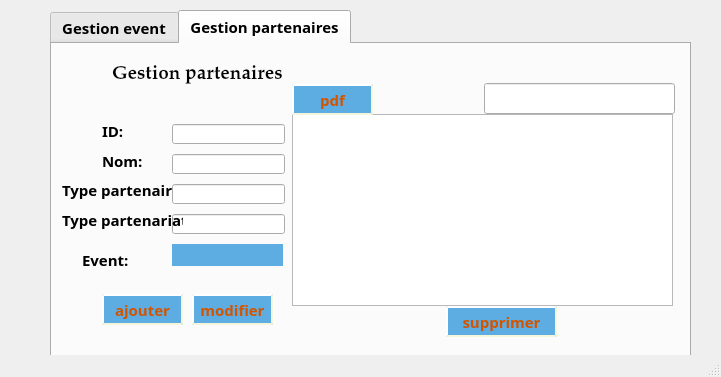
<?xml version="1.0" encoding="UTF-8"?>
<ui version="4.0">
 <class>MainWindow</class>
 <widget class="QMainWindow" name="MainWindow">
  <property name="geometry">
   <rect>
    <x>0</x>
    <y>0</y>
    <width>721</width>
    <height>377</height>
   </rect>
  </property>
  <property name="windowTitle">
   <string>MainWindow</string>
  </property>
  <property name="styleSheet">
   <string notr="true">MainWindow
{  background-color:#D6EAF8;

}</string>
  </property>
  <property name="tabShape">
   <enum>QTabWidget::Triangular</enum>
  </property>
  <widget class="QWidget" name="centralwidget">
   <widget class="QTabWidget" name="tabWidget">
    <property name="geometry">
     <rect>
      <x>50</x>
      <y>10</y>
      <width>641</width>
      <height>391</height>
     </rect>
    </property>
    <property name="font">
     <font>
      <family>Perpetua</family>
      <pointsize>11</pointsize>
      <weight>75</weight>
      <bold>true</bold>
     </font>
    </property>
    <property name="styleSheet">
     <string notr="true"/>
    </property>
    <property name="currentIndex">
     <number>1</number>
    </property>
    <widget class="QWidget" name="tab">
     <attribute name="title">
      <string>Gestion event</string>
     </attribute>
     <widget class="QTableView" name="events">
      <property name="geometry">
       <rect>
        <x>320</x>
        <y>50</y>
        <width>301</width>
        <height>192</height>
       </rect>
      </property>
     </widget>
     <widget class="QLineEdit" name="id">
      <property name="geometry">
       <rect>
        <x>170</x>
        <y>90</y>
        <width>113</width>
        <height>20</height>
       </rect>
      </property>
     </widget>
     <widget class="QLineEdit" name="nom">
      <property name="geometry">
       <rect>
        <x>170</x>
        <y>140</y>
        <width>113</width>
        <height>20</height>
       </rect>
      </property>
     </widget>
     <widget class="QLineEdit" name="type">
      <property name="geometry">
       <rect>
        <x>170</x>
        <y>190</y>
        <width>113</width>
        <height>20</height>
       </rect>
      </property>
     </widget>
     <widget class="QLabel" name="label">
      <property name="geometry">
       <rect>
        <x>60</x>
        <y>70</y>
        <width>101</width>
        <height>61</height>
       </rect>
      </property>
      <property name="palette">
       <palette>
        <active>
         <colorrole role="WindowText">
          <brush brushstyle="SolidPattern">
           <color alpha="255">
            <red>0</red>
            <green>0</green>
            <blue>0</blue>
           </color>
          </brush>
         </colorrole>
         <colorrole role="Button">
          <brush brushstyle="SolidPattern">
           <color alpha="255">
            <red>255</red>
            <green>255</green>
            <blue>255</blue>
           </color>
          </brush>
         </colorrole>
         <colorrole role="Light">
          <brush brushstyle="SolidPattern">
           <color alpha="255">
            <red>255</red>
            <green>255</green>
            <blue>255</blue>
           </color>
          </brush>
         </colorrole>
         <colorrole role="Midlight">
          <brush brushstyle="SolidPattern">
           <color alpha="255">
            <red>255</red>
            <green>255</green>
            <blue>255</blue>
           </color>
          </brush>
         </colorrole>
         <colorrole role="Dark">
          <brush brushstyle="SolidPattern">
           <color alpha="255">
            <red>127</red>
            <green>127</green>
            <blue>127</blue>
           </color>
          </brush>
         </colorrole>
         <colorrole role="Mid">
          <brush brushstyle="SolidPattern">
           <color alpha="255">
            <red>170</red>
            <green>170</green>
            <blue>170</blue>
           </color>
          </brush>
         </colorrole>
         <colorrole role="Text">
          <brush brushstyle="SolidPattern">
           <color alpha="255">
            <red>0</red>
            <green>0</green>
            <blue>0</blue>
           </color>
          </brush>
         </colorrole>
         <colorrole role="BrightText">
          <brush brushstyle="SolidPattern">
           <color alpha="255">
            <red>255</red>
            <green>255</green>
            <blue>255</blue>
           </color>
          </brush>
         </colorrole>
         <colorrole role="ButtonText">
          <brush brushstyle="SolidPattern">
           <color alpha="255">
            <red>0</red>
            <green>0</green>
            <blue>0</blue>
           </color>
          </brush>
         </colorrole>
         <colorrole role="Base">
          <brush brushstyle="SolidPattern">
           <color alpha="255">
            <red>255</red>
            <green>255</green>
            <blue>255</blue>
           </color>
          </brush>
         </colorrole>
         <colorrole role="Window">
          <brush brushstyle="SolidPattern">
           <color alpha="255">
            <red>255</red>
            <green>255</green>
            <blue>255</blue>
           </color>
          </brush>
         </colorrole>
         <colorrole role="Shadow">
          <brush brushstyle="SolidPattern">
           <color alpha="255">
            <red>0</red>
            <green>0</green>
            <blue>0</blue>
           </color>
          </brush>
         </colorrole>
         <colorrole role="AlternateBase">
          <brush brushstyle="SolidPattern">
           <color alpha="255">
            <red>255</red>
            <green>255</green>
            <blue>255</blue>
           </color>
          </brush>
         </colorrole>
         <colorrole role="ToolTipBase">
          <brush brushstyle="SolidPattern">
           <color alpha="255">
            <red>255</red>
            <green>255</green>
            <blue>220</blue>
           </color>
          </brush>
         </colorrole>
         <colorrole role="ToolTipText">
          <brush brushstyle="SolidPattern">
           <color alpha="255">
            <red>0</red>
            <green>0</green>
            <blue>0</blue>
           </color>
          </brush>
         </colorrole>
         <colorrole role="PlaceholderText">
          <brush brushstyle="SolidPattern">
           <color alpha="128">
            <red>0</red>
            <green>0</green>
            <blue>0</blue>
           </color>
          </brush>
         </colorrole>
        </active>
        <inactive>
         <colorrole role="WindowText">
          <brush brushstyle="SolidPattern">
           <color alpha="255">
            <red>0</red>
            <green>0</green>
            <blue>0</blue>
           </color>
          </brush>
         </colorrole>
         <colorrole role="Button">
          <brush brushstyle="SolidPattern">
           <color alpha="255">
            <red>255</red>
            <green>255</green>
            <blue>255</blue>
           </color>
          </brush>
         </colorrole>
         <colorrole role="Light">
          <brush brushstyle="SolidPattern">
           <color alpha="255">
            <red>255</red>
            <green>255</green>
            <blue>255</blue>
           </color>
          </brush>
         </colorrole>
         <colorrole role="Midlight">
          <brush brushstyle="SolidPattern">
           <color alpha="255">
            <red>255</red>
            <green>255</green>
            <blue>255</blue>
           </color>
          </brush>
         </colorrole>
         <colorrole role="Dark">
          <brush brushstyle="SolidPattern">
           <color alpha="255">
            <red>127</red>
            <green>127</green>
            <blue>127</blue>
           </color>
          </brush>
         </colorrole>
         <colorrole role="Mid">
          <brush brushstyle="SolidPattern">
           <color alpha="255">
            <red>170</red>
            <green>170</green>
            <blue>170</blue>
           </color>
          </brush>
         </colorrole>
         <colorrole role="Text">
          <brush brushstyle="SolidPattern">
           <color alpha="255">
            <red>0</red>
            <green>0</green>
            <blue>0</blue>
           </color>
          </brush>
         </colorrole>
         <colorrole role="BrightText">
          <brush brushstyle="SolidPattern">
           <color alpha="255">
            <red>255</red>
            <green>255</green>
            <blue>255</blue>
           </color>
          </brush>
         </colorrole>
         <colorrole role="ButtonText">
          <brush brushstyle="SolidPattern">
           <color alpha="255">
            <red>0</red>
            <green>0</green>
            <blue>0</blue>
           </color>
          </brush>
         </colorrole>
         <colorrole role="Base">
          <brush brushstyle="SolidPattern">
           <color alpha="255">
            <red>255</red>
            <green>255</green>
            <blue>255</blue>
           </color>
          </brush>
         </colorrole>
         <colorrole role="Window">
          <brush brushstyle="SolidPattern">
           <color alpha="255">
            <red>255</red>
            <green>255</green>
            <blue>255</blue>
           </color>
          </brush>
         </colorrole>
         <colorrole role="Shadow">
          <brush brushstyle="SolidPattern">
           <color alpha="255">
            <red>0</red>
            <green>0</green>
            <blue>0</blue>
           </color>
          </brush>
         </colorrole>
         <colorrole role="AlternateBase">
          <brush brushstyle="SolidPattern">
           <color alpha="255">
            <red>255</red>
            <green>255</green>
            <blue>255</blue>
           </color>
          </brush>
         </colorrole>
         <colorrole role="ToolTipBase">
          <brush brushstyle="SolidPattern">
           <color alpha="255">
            <red>255</red>
            <green>255</green>
            <blue>220</blue>
           </color>
          </brush>
         </colorrole>
         <colorrole role="ToolTipText">
          <brush brushstyle="SolidPattern">
           <color alpha="255">
            <red>0</red>
            <green>0</green>
            <blue>0</blue>
           </color>
          </brush>
         </colorrole>
         <colorrole role="PlaceholderText">
          <brush brushstyle="SolidPattern">
           <color alpha="128">
            <red>0</red>
            <green>0</green>
            <blue>0</blue>
           </color>
          </brush>
         </colorrole>
        </inactive>
        <disabled>
         <colorrole role="WindowText">
          <brush brushstyle="SolidPattern">
           <color alpha="255">
            <red>127</red>
            <green>127</green>
            <blue>127</blue>
           </color>
          </brush>
         </colorrole>
         <colorrole role="Button">
          <brush brushstyle="SolidPattern">
           <color alpha="255">
            <red>255</red>
            <green>255</green>
            <blue>255</blue>
           </color>
          </brush>
         </colorrole>
         <colorrole role="Light">
          <brush brushstyle="SolidPattern">
           <color alpha="255">
            <red>255</red>
            <green>255</green>
            <blue>255</blue>
           </color>
          </brush>
         </colorrole>
         <colorrole role="Midlight">
          <brush brushstyle="SolidPattern">
           <color alpha="255">
            <red>255</red>
            <green>255</green>
            <blue>255</blue>
           </color>
          </brush>
         </colorrole>
         <colorrole role="Dark">
          <brush brushstyle="SolidPattern">
           <color alpha="255">
            <red>127</red>
            <green>127</green>
            <blue>127</blue>
           </color>
          </brush>
         </colorrole>
         <colorrole role="Mid">
          <brush brushstyle="SolidPattern">
           <color alpha="255">
            <red>170</red>
            <green>170</green>
            <blue>170</blue>
           </color>
          </brush>
         </colorrole>
         <colorrole role="Text">
          <brush brushstyle="SolidPattern">
           <color alpha="255">
            <red>127</red>
            <green>127</green>
            <blue>127</blue>
           </color>
          </brush>
         </colorrole>
         <colorrole role="BrightText">
          <brush brushstyle="SolidPattern">
           <color alpha="255">
            <red>255</red>
            <green>255</green>
            <blue>255</blue>
           </color>
          </brush>
         </colorrole>
         <colorrole role="ButtonText">
          <brush brushstyle="SolidPattern">
           <color alpha="255">
            <red>127</red>
            <green>127</green>
            <blue>127</blue>
           </color>
          </brush>
         </colorrole>
         <colorrole role="Base">
          <brush brushstyle="SolidPattern">
           <color alpha="255">
            <red>255</red>
            <green>255</green>
            <blue>255</blue>
           </color>
          </brush>
         </colorrole>
         <colorrole role="Window">
          <brush brushstyle="SolidPattern">
           <color alpha="255">
            <red>255</red>
            <green>255</green>
            <blue>255</blue>
           </color>
          </brush>
         </colorrole>
         <colorrole role="Shadow">
          <brush brushstyle="SolidPattern">
           <color alpha="255">
            <red>0</red>
            <green>0</green>
            <blue>0</blue>
           </color>
          </brush>
         </colorrole>
         <colorrole role="AlternateBase">
          <brush brushstyle="SolidPattern">
           <color alpha="255">
            <red>255</red>
            <green>255</green>
            <blue>255</blue>
           </color>
          </brush>
         </colorrole>
         <colorrole role="ToolTipBase">
          <brush brushstyle="SolidPattern">
           <color alpha="255">
            <red>255</red>
            <green>255</green>
            <blue>220</blue>
           </color>
          </brush>
         </colorrole>
         <colorrole role="ToolTipText">
          <brush brushstyle="SolidPattern">
           <color alpha="255">
            <red>0</red>
            <green>0</green>
            <blue>0</blue>
           </color>
          </brush>
         </colorrole>
         <colorrole role="PlaceholderText">
          <brush brushstyle="SolidPattern">
           <color alpha="128">
            <red>0</red>
            <green>0</green>
            <blue>0</blue>
           </color>
          </brush>
         </colorrole>
        </disabled>
       </palette>
      </property>
      <property name="font">
       <font>
        <family>Yu Gothic</family>
        <pointsize>11</pointsize>
        <weight>75</weight>
        <bold>true</bold>
       </font>
      </property>
      <property name="text">
       <string>Identifiant :</string>
      </property>
     </widget>
     <widget class="QLabel" name="label_2">
      <property name="geometry">
       <rect>
        <x>70</x>
        <y>140</y>
        <width>47</width>
        <height>14</height>
       </rect>
      </property>
      <property name="font">
       <font>
        <family>Yu Gothic</family>
        <pointsize>11</pointsize>
        <weight>75</weight>
        <bold>true</bold>
       </font>
      </property>
      <property name="text">
       <string>Nom:</string>
      </property>
     </widget>
     <widget class="QPushButton" name="pushButton">
      <property name="geometry">
       <rect>
        <x>80</x>
        <y>250</y>
        <width>91</width>
        <height>31</height>
       </rect>
      </property>
      <property name="font">
       <font>
        <family>Perpetua</family>
        <pointsize>11</pointsize>
        <weight>75</weight>
        <bold>true</bold>
       </font>
      </property>
      <property name="styleSheet">
       <string notr="true">QPushButton
{
  background-color: #5DADE2;
color:#D35400;
    border-style: outset;
    border-width: 2px;
    border-color: beige;}
QPushButton:hover
{
background-color: #D6EAF8;
    border-style: outset;
    border-width: 2px;
    border-color: beige;
}</string>
      </property>
      <property name="text">
       <string>Ajouter</string>
      </property>
      <property name="icon">
       <iconset>
        <normaloff>../../Desktop/ajout.png</normaloff>../../Desktop/ajout.png</iconset>
      </property>
     </widget>
     <widget class="QPushButton" name="pushButton_2">
      <property name="geometry">
       <rect>
        <x>180</x>
        <y>250</y>
        <width>101</width>
        <height>31</height>
       </rect>
      </property>
      <property name="font">
       <font>
        <family>Perpetua</family>
        <pointsize>11</pointsize>
        <weight>75</weight>
        <bold>true</bold>
       </font>
      </property>
      <property name="styleSheet">
       <string notr="true">QPushButton
{
  background-color: #5DADE2;
color:#D35400;
    border-style: outset;
    border-width: 2px;
    border-color: beige;}
QPushButton:hover
{
background-color: #D6EAF8;
    border-style: outset;
    border-width: 2px;
    border-color: beige;
}
</string>
      </property>
      <property name="text">
       <string>Modifier</string>
      </property>
      <property name="icon">
       <iconset>
        <normaloff>../../Desktop/edit.png</normaloff>../../Desktop/edit.png</iconset>
      </property>
     </widget>
     <widget class="QPushButton" name="pushButton_3">
      <property name="geometry">
       <rect>
        <x>420</x>
        <y>250</y>
        <width>111</width>
        <height>31</height>
       </rect>
      </property>
      <property name="font">
       <font>
        <family>Perpetua</family>
        <pointsize>11</pointsize>
        <weight>75</weight>
        <bold>true</bold>
       </font>
      </property>
      <property name="styleSheet">
       <string notr="true">QPushButton
{
  background-color: #5DADE2;
color:#D35400;
    border-style: outset;
    border-width: 2px;
    border-color: beige;}
QPushButton:hover
{
background-color: #D6EAF8;
    border-style: outset;
    border-width: 2px;
    border-color: beige;
}</string>
      </property>
      <property name="text">
       <string>Supprimer</string>
      </property>
      <property name="icon">
       <iconset>
        <normaloff>../../Desktop/delete.png</normaloff>../../Desktop/delete.png</iconset>
      </property>
     </widget>
     <widget class="QComboBox" name="comboBox">
      <property name="geometry">
       <rect>
        <x>320</x>
        <y>30</y>
        <width>101</width>
        <height>22</height>
       </rect>
      </property>
      <property name="styleSheet">
       <string notr="true">QComboBox{
border:                 none;
background-color:   #5DADE2;
color:                      rgb(255, 255, 255);
font-weight:            bold;
padding:                    5px 

}

QComboBox::drop-down{
    border:                 none;
    background-color:   #5DADE2;
    color:                      rgb(255, 255, 255);
    font-weight:            bold;
    padding:                    0px;
}

QComboBox::down-arrow{
    image:         url(:/icons/combobox_down_arrow.png);
    padding-right:          5px;
}</string>
      </property>
     </widget>
     <widget class="QRadioButton" name="radioButton">
      <property name="geometry">
       <rect>
        <x>430</x>
        <y>30</y>
        <width>83</width>
        <height>18</height>
       </rect>
      </property>
      <property name="font">
       <font>
        <family>Perpetua</family>
        <pointsize>10</pointsize>
        <weight>75</weight>
        <bold>true</bold>
       </font>
      </property>
      <property name="text">
       <string>Ascendant</string>
      </property>
     </widget>
     <widget class="QRadioButton" name="radioButton_2">
      <property name="geometry">
       <rect>
        <x>520</x>
        <y>30</y>
        <width>83</width>
        <height>18</height>
       </rect>
      </property>
      <property name="font">
       <font>
        <family>Perpetua</family>
        <pointsize>10</pointsize>
        <weight>75</weight>
        <bold>true</bold>
       </font>
      </property>
      <property name="text">
       <string>Descandant</string>
      </property>
     </widget>
     <widget class="QLabel" name="label_3">
      <property name="geometry">
       <rect>
        <x>310</x>
        <y>360</y>
        <width>47</width>
        <height>14</height>
       </rect>
      </property>
      <property name="font">
       <font>
        <family>Yu Gothic</family>
        <pointsize>11</pointsize>
        <weight>75</weight>
        <bold>true</bold>
       </font>
      </property>
      <property name="text">
       <string>Nom:</string>
      </property>
     </widget>
     <widget class="QLabel" name="label_9">
      <property name="geometry">
       <rect>
        <x>70</x>
        <y>190</y>
        <width>47</width>
        <height>14</height>
       </rect>
      </property>
      <property name="font">
       <font>
        <family>Yu Gothic</family>
        <pointsize>11</pointsize>
        <weight>75</weight>
        <bold>true</bold>
       </font>
      </property>
      <property name="text">
       <string>Type:</string>
      </property>
     </widget>
     <widget class="QLabel" name="label_10">
      <property name="geometry">
       <rect>
        <x>80</x>
        <y>10</y>
        <width>201</width>
        <height>61</height>
       </rect>
      </property>
      <property name="font">
       <font>
        <family>Palatino Linotype</family>
        <pointsize>14</pointsize>
        <weight>75</weight>
        <bold>true</bold>
       </font>
      </property>
      <property name="text">
       <string>Gestion évènement</string>
      </property>
     </widget>
     <widget class="QLabel" name="image_3">
      <property name="geometry">
       <rect>
        <x>10</x>
        <y>-260</y>
        <width>871</width>
        <height>831</height>
       </rect>
      </property>
      <property name="text">
       <string/>
      </property>
      <property name="pixmap">
       <pixmap>../../back.jpg</pixmap>
      </property>
     </widget>
     <zorder>label_3</zorder>
     <zorder>image_3</zorder>
     <zorder>radioButton_2</zorder>
     <zorder>nom</zorder>
     <zorder>radioButton</zorder>
     <zorder>id</zorder>
     <zorder>type</zorder>
     <zorder>pushButton_3</zorder>
     <zorder>label_10</zorder>
     <zorder>events</zorder>
     <zorder>comboBox</zorder>
     <zorder>label</zorder>
     <zorder>label_2</zorder>
     <zorder>pushButton_2</zorder>
     <zorder>pushButton</zorder>
     <zorder>label_9</zorder>
    </widget>
    <widget class="QWidget" name="tab_2">
     <attribute name="title">
      <string>Gestion partenaires</string>
     </attribute>
     <widget class="QTableView" name="partenaires">
      <property name="geometry">
       <rect>
        <x>240</x>
        <y>70</y>
        <width>381</width>
        <height>192</height>
       </rect>
      </property>
     </widget>
     <widget class="QLineEdit" name="id_2">
      <property name="geometry">
       <rect>
        <x>120</x>
        <y>80</y>
        <width>113</width>
        <height>20</height>
       </rect>
      </property>
     </widget>
     <widget class="QLineEdit" name="nom_2">
      <property name="geometry">
       <rect>
        <x>120</x>
        <y>110</y>
        <width>113</width>
        <height>20</height>
       </rect>
      </property>
     </widget>
     <widget class="QLineEdit" name="partenaire">
      <property name="geometry">
       <rect>
        <x>120</x>
        <y>140</y>
        <width>113</width>
        <height>20</height>
       </rect>
      </property>
     </widget>
     <widget class="QLineEdit" name="partenariat">
      <property name="geometry">
       <rect>
        <x>120</x>
        <y>170</y>
        <width>113</width>
        <height>20</height>
       </rect>
      </property>
     </widget>
     <widget class="QComboBox" name="event">
      <property name="geometry">
       <rect>
        <x>120</x>
        <y>200</y>
        <width>111</width>
        <height>22</height>
       </rect>
      </property>
      <property name="styleSheet">
       <string notr="true">QComboBox{
border:                 none;
background-color:   #5DADE2;
color:                      rgb(255, 255, 255);
font-weight:            bold;
padding:                    5px 

}

QComboBox::drop-down{
    border:                 none;
    background-color:   #5DADE2;
    color:                      rgb(255, 255, 255);
    font-weight:            bold;
    padding:                    0px;
}

QComboBox::down-arrow{
    image:         url(:/icons/combobox_down_arrow.png);
    padding-right:          5px;
}</string>
      </property>
     </widget>
     <widget class="QPushButton" name="pushButton_4">
      <property name="geometry">
       <rect>
        <x>50</x>
        <y>250</y>
        <width>81</width>
        <height>31</height>
       </rect>
      </property>
      <property name="font">
       <font>
        <family>Perpetua</family>
        <pointsize>11</pointsize>
        <weight>75</weight>
        <bold>true</bold>
       </font>
      </property>
      <property name="styleSheet">
       <string notr="true">QPushButton
{
  background-color: #5DADE2;
color:#D35400;
    border-style: outset;
    border-width: 2px;
    border-color: beige;}
QPushButton:hover
{
background-color: #D6EAF8;
    border-style: outset;
    border-width: 2px;
    border-color: beige;
}</string>
      </property>
      <property name="text">
       <string>ajouter</string>
      </property>
      <property name="icon">
       <iconset>
        <normaloff>../../Desktop/ajout.png</normaloff>../../Desktop/ajout.png</iconset>
      </property>
     </widget>
     <widget class="QPushButton" name="pushButton_5">
      <property name="geometry">
       <rect>
        <x>140</x>
        <y>250</y>
        <width>81</width>
        <height>31</height>
       </rect>
      </property>
      <property name="font">
       <font>
        <family>Perpetua</family>
        <pointsize>11</pointsize>
        <weight>75</weight>
        <bold>true</bold>
       </font>
      </property>
      <property name="styleSheet">
       <string notr="true">QPushButton
{
  background-color: #5DADE2;
color:#D35400;
    border-style: outset;
    border-width: 2px;
    border-color: beige;}
QPushButton:hover
{
background-color: #D6EAF8;
    border-style: outset;
    border-width: 2px;
    border-color: beige;
}</string>
      </property>
      <property name="text">
       <string>modifier</string>
      </property>
      <property name="icon">
       <iconset>
        <normaloff>../../Desktop/edit.png</normaloff>../../Desktop/edit.png</iconset>
      </property>
     </widget>
     <widget class="QPushButton" name="pushButton_6">
      <property name="geometry">
       <rect>
        <x>394</x>
        <y>262</y>
        <width>111</width>
        <height>31</height>
       </rect>
      </property>
      <property name="font">
       <font>
        <family>Perpetua</family>
        <pointsize>11</pointsize>
        <weight>75</weight>
        <bold>true</bold>
       </font>
      </property>
      <property name="styleSheet">
       <string notr="true">QPushButton
{
  background-color: #5DADE2;
color:#D35400;
    border-style: outset;
    border-width: 2px;
    border-color: beige;}
QPushButton:hover
{
background-color: #D6EAF8;
    border-style: outset;
    border-width: 2px;
    border-color: beige;
}</string>
      </property>
      <property name="text">
       <string>supprimer</string>
      </property>
      <property name="icon">
       <iconset>
        <normaloff>../../Desktop/delete.png</normaloff>../../Desktop/delete.png</iconset>
      </property>
     </widget>
     <widget class="QLabel" name="label_4">
      <property name="geometry">
       <rect>
        <x>50</x>
        <y>80</y>
        <width>47</width>
        <height>14</height>
       </rect>
      </property>
      <property name="font">
       <font>
        <family>Perpetua</family>
        <pointsize>11</pointsize>
        <weight>75</weight>
        <bold>true</bold>
       </font>
      </property>
      <property name="text">
       <string>ID:</string>
      </property>
     </widget>
     <widget class="QLabel" name="label_5">
      <property name="geometry">
       <rect>
        <x>50</x>
        <y>110</y>
        <width>47</width>
        <height>14</height>
       </rect>
      </property>
      <property name="font">
       <font>
        <family>Perpetua</family>
        <pointsize>11</pointsize>
        <weight>75</weight>
        <bold>true</bold>
       </font>
      </property>
      <property name="text">
       <string>Nom:</string>
      </property>
     </widget>
     <widget class="QLabel" name="label_6">
      <property name="geometry">
       <rect>
        <x>10</x>
        <y>130</y>
        <width>121</width>
        <height>31</height>
       </rect>
      </property>
      <property name="font">
       <font>
        <family>Perpetua</family>
        <pointsize>11</pointsize>
        <weight>75</weight>
        <bold>true</bold>
       </font>
      </property>
      <property name="text">
       <string>Type partenaire:</string>
      </property>
     </widget>
     <widget class="QLabel" name="label_7">
      <property name="geometry">
       <rect>
        <x>10</x>
        <y>160</y>
        <width>121</width>
        <height>31</height>
       </rect>
      </property>
      <property name="font">
       <font>
        <family>Perpetua</family>
        <pointsize>11</pointsize>
        <weight>75</weight>
        <bold>true</bold>
       </font>
      </property>
      <property name="text">
       <string>Type partenariat:</string>
      </property>
     </widget>
     <widget class="QLabel" name="label_8">
      <property name="geometry">
       <rect>
        <x>30</x>
        <y>200</y>
        <width>91</width>
        <height>31</height>
       </rect>
      </property>
      <property name="font">
       <font>
        <family>Perpetua</family>
        <pointsize>11</pointsize>
        <weight>75</weight>
        <bold>true</bold>
       </font>
      </property>
      <property name="text">
       <string>Event:</string>
      </property>
     </widget>
     <widget class="QPushButton" name="pushButton_7">
      <property name="geometry">
       <rect>
        <x>240</x>
        <y>40</y>
        <width>81</width>
        <height>31</height>
       </rect>
      </property>
      <property name="font">
       <font>
        <family>Perpetua</family>
        <pointsize>11</pointsize>
        <weight>75</weight>
        <bold>true</bold>
       </font>
      </property>
      <property name="styleSheet">
       <string notr="true">QPushButton
{
  background-color: #5DADE2;
color:#D35400;
    border-style: outset;
    border-width: 2px;
    border-color: beige;}
QPushButton:hover
{
background-color: #D6EAF8;
    border-style: outset;
    border-width: 2px;
    border-color: beige;
}</string>
      </property>
      <property name="text">
       <string>pdf</string>
      </property>
     </widget>
     <widget class="QLineEdit" name="lineEdit">
      <property name="geometry">
       <rect>
        <x>432</x>
        <y>39</y>
        <width>191</width>
        <height>31</height>
       </rect>
      </property>
      <property name="inputMask">
       <string/>
      </property>
      <property name="text">
       <string/>
      </property>
     </widget>
     <widget class="QLabel" name="image_2">
      <property name="geometry">
       <rect>
        <x>0</x>
        <y>-260</y>
        <width>671</width>
        <height>831</height>
       </rect>
      </property>
      <property name="text">
       <string/>
      </property>
      <property name="pixmap">
       <pixmap>../../back.jpg</pixmap>
      </property>
     </widget>
     <widget class="QLabel" name="label_11">
      <property name="geometry">
       <rect>
        <x>390</x>
        <y>310</y>
        <width>201</width>
        <height>61</height>
       </rect>
      </property>
      <property name="font">
       <font>
        <family>Palatino Linotype</family>
        <pointsize>14</pointsize>
        <weight>75</weight>
        <bold>true</bold>
       </font>
      </property>
      <property name="text">
       <string>Gestion évènement</string>
      </property>
     </widget>
     <widget class="QLabel" name="label_12">
      <property name="geometry">
       <rect>
        <x>60</x>
        <y>0</y>
        <width>201</width>
        <height>61</height>
       </rect>
      </property>
      <property name="font">
       <font>
        <family>Palatino Linotype</family>
        <pointsize>14</pointsize>
        <weight>75</weight>
        <bold>true</bold>
       </font>
      </property>
      <property name="text">
       <string>Gestion partenaires</string>
      </property>
     </widget>
     <zorder>image_2</zorder>
     <zorder>pushButton_6</zorder>
     <zorder>partenaires</zorder>
     <zorder>label_6</zorder>
     <zorder>pushButton_4</zorder>
     <zorder>pushButton_5</zorder>
     <zorder>label_5</zorder>
     <zorder>id_2</zorder>
     <zorder>label_4</zorder>
     <zorder>lineEdit</zorder>
     <zorder>label_8</zorder>
     <zorder>partenariat</zorder>
     <zorder>nom_2</zorder>
     <zorder>event</zorder>
     <zorder>partenaire</zorder>
     <zorder>label_7</zorder>
     <zorder>pushButton_7</zorder>
     <zorder>label_11</zorder>
     <zorder>label_12</zorder>
    </widget>
   </widget>
  </widget>
  <widget class="QMenuBar" name="menubar">
   <property name="geometry">
    <rect>
     <x>0</x>
     <y>0</y>
     <width>721</width>
     <height>22</height>
    </rect>
   </property>
  </widget>
  <widget class="QStatusBar" name="statusbar"/>
 </widget>
 <resources/>
 <connections/>
</ui>
